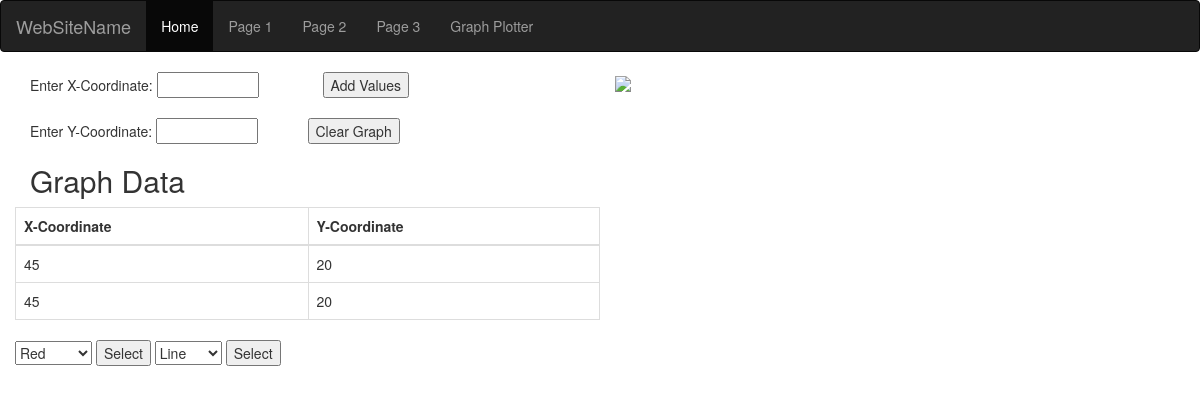
Before: /home/graphplotter/ with the older database file.
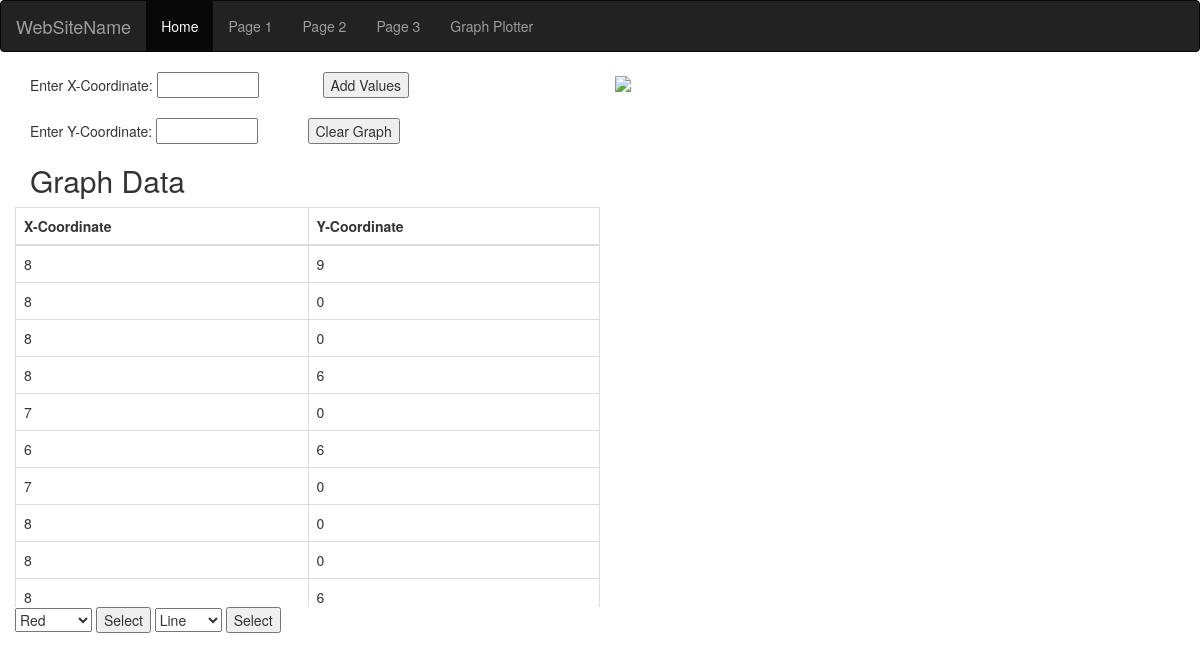
After: the same page with the newer database file.
### home/models.py (models this page shows)
class GraphInput(models.Model):
    x = models.IntegerField()
    y = models.IntegerField()

### home/views.py (the view)
# urls.py: path('graphplotter/', views.graphplotter,name='gplot'),
def graphplotter(request):
    if request.method == 'POST' and 'add' in request.POST:
        form = GraphInputForm(request.POST)
        print('Add Data')
        if form.is_valid():
            print('Form is valid')
            form.save()
    if request.method == 'GET' and 'clear' in request.GET:
        GraphInput.objects.all().delete()
        print('Clear Data')
    if request.method == 'POST' and 'colors' in request.POST:
        print('Color Selected')
        request.session['color_sel'] = request.POST['colors']
    if request.method == 'POST' and 'types' in request.POST:
        print('Line Selected')
        request.session['plot_type'] = request.POST['types']
    form = GraphInputForm()
    data = GraphInput.objects.all()
    template = 'home/plot.html'
    context = {'form': form, 'data': data}
    return render(request, template, context)

### home/forms.py
class GraphInputForm(forms.ModelForm):
    class Meta:
        model = GraphInput
        fields = ['x','y']
        widgets = {
            'x': forms.TextInput(attrs={'size':'10','maxlength':'3'}),
            'y': forms.TextInput(attrs={'size':'10', 'maxlength':'3'})
        }

### home/templates/home/plot.html (shortened to what this page needs)
{% extends 'home/base.html' %}
{% block content %}
<div class="container">
    <div class="row">
        <div class="col-md-6 hello">
            <div class="row">
                <form method="post">{% csrf_token %}
                    <div class="col-md-6">
                        Enter X-Coordinate:  {{form.x}}
                        <br>
                        <br>
                        Enter Y-Coordinate:  {{form.y}}
                    </div>
                    <div class="col-md-6">
                        <button type="submit" name="add">Add Values</button>
                        <br>
                        <br>
                    </div>
                </form >
                <form method="get">{% csrf_token %}
                    <button type="submit" name="clear">Clear Graph</button>
                </form>
            </div>
            <h2>Graph Data</h2>
            <div class="row table-wrapper-scroll-y">
                    <table class="table table-bordered ">
                        <thead>
                            <tr>
                                <th class="">X-Coordinate</th>
                                <th class="">Y-Coordinate</th>
                            </tr>
                        </thead>
                        <tbody>
                            {% for value in data %}
                            <tr>
                                <td class="">{{value.x}}</td>
                                <td class="">{{value.y}}</td>
                            </tr>
                            {% endfor %}
                        </tbody>
                    </table>
            </div>
            <div class="row">
                <form method = "post" action = ".">{% csrf_token %}
                <select name = "colors" >
                    <option value="r">Red</option>
                </select>
                <button  type = "submit" > Select </button>
                <select name = "types" >
                    <option value="line">Line</option>
                </select>
                <button  type = "submit"  name="droplist" > Select </button>
                </form>
            </div>
        </div>
        <div class="col-md-6 hello">
            <img src="/home/img.png/">
        </div>
    </div>
</div>
{% endblock %}

Changed rows visible on the page:
removed GraphInput: x "45", y "20"
removed GraphInput: x "45", y "20"
added GraphInput: x "8", y "9"
added GraphInput: x "8", y "0"
added GraphInput: x "8", y "0"
added GraphInput: x "8", y "6"
added GraphInput: x "7", y "0"
added GraphInput: x "6", y "6"
added GraphInput: x "7", y "0"
added GraphInput: x "8", y "0"
added GraphInput: x "8", y "0"
added GraphInput: x "8", y "6"
